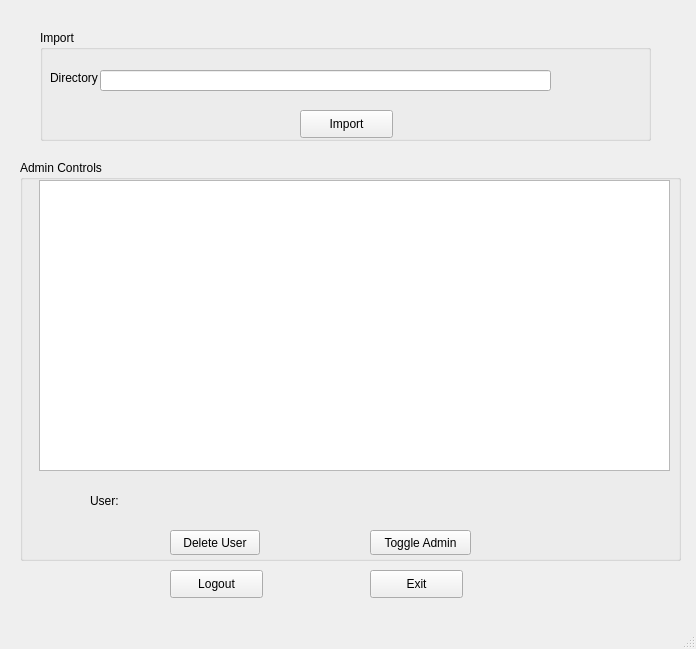
<?xml version="1.0" encoding="UTF-8"?>
<ui version="4.0">
 <class>MainWindow</class>
 <widget class="QMainWindow" name="MainWindow">
  <property name="geometry">
   <rect>
    <x>0</x>
    <y>0</y>
    <width>696</width>
    <height>649</height>
   </rect>
  </property>
  <property name="windowTitle">
   <string>MainWindow</string>
  </property>
  <widget class="QWidget" name="centralwidget">
   <widget class="QGroupBox" name="fr_import">
    <property name="geometry">
     <rect>
      <x>40</x>
      <y>30</y>
      <width>611</width>
      <height>111</height>
     </rect>
    </property>
    <property name="title">
     <string>Import</string>
    </property>
    <widget class="QLabel" name="lbl_dir">
     <property name="geometry">
      <rect>
       <x>10</x>
       <y>40</y>
       <width>53</width>
       <height>16</height>
      </rect>
     </property>
     <property name="text">
      <string>Directory</string>
     </property>
    </widget>
    <widget class="QLineEdit" name="txt_dir">
     <property name="geometry">
      <rect>
       <x>60</x>
       <y>40</y>
       <width>451</width>
       <height>21</height>
      </rect>
     </property>
    </widget>
    <widget class="QPushButton" name="btn_import">
     <property name="geometry">
      <rect>
       <x>260</x>
       <y>80</y>
       <width>93</width>
       <height>28</height>
      </rect>
     </property>
     <property name="text">
      <string>Import</string>
     </property>
    </widget>
   </widget>
   <widget class="QPushButton" name="btn_logout">
    <property name="geometry">
     <rect>
      <x>170</x>
      <y>570</y>
      <width>93</width>
      <height>28</height>
     </rect>
    </property>
    <property name="text">
     <string>Logout</string>
    </property>
   </widget>
   <widget class="QPushButton" name="btn_exit">
    <property name="geometry">
     <rect>
      <x>370</x>
      <y>570</y>
      <width>93</width>
      <height>28</height>
     </rect>
    </property>
    <property name="text">
     <string>Exit</string>
    </property>
   </widget>
   <widget class="QGroupBox" name="fr_admin">
    <property name="geometry">
     <rect>
      <x>20</x>
      <y>160</y>
      <width>661</width>
      <height>401</height>
     </rect>
    </property>
    <property name="title">
     <string>Admin Controls</string>
    </property>
    <widget class="QTableView" name="tbl_users">
     <property name="geometry">
      <rect>
       <x>19</x>
       <y>20</y>
       <width>631</width>
       <height>291</height>
      </rect>
     </property>
     <property name="editTriggers">
      <set>QAbstractItemView::NoEditTriggers</set>
     </property>
     <property name="selectionBehavior">
      <enum>QAbstractItemView::SelectRows</enum>
     </property>
     <property name="showGrid">
      <bool>false</bool>
     </property>
    </widget>
    <widget class="QPushButton" name="btn_admin">
     <property name="geometry">
      <rect>
       <x>350</x>
       <y>370</y>
       <width>101</width>
       <height>25</height>
      </rect>
     </property>
     <property name="text">
      <string>Toggle Admin</string>
     </property>
    </widget>
    <widget class="QPushButton" name="btn_delUser">
     <property name="geometry">
      <rect>
       <x>150</x>
       <y>370</y>
       <width>90</width>
       <height>25</height>
      </rect>
     </property>
     <property name="text">
      <string>Delete User</string>
     </property>
    </widget>
    <widget class="QLabel" name="lbl_user">
     <property name="geometry">
      <rect>
       <x>70</x>
       <y>325</y>
       <width>501</width>
       <height>31</height>
      </rect>
     </property>
     <property name="styleSheet">
      <string notr="true">font: 20pt &quot;Bebas Neue&quot;;</string>
     </property>
     <property name="text">
      <string>User:</string>
     </property>
    </widget>
   </widget>
   <zorder>fr_admin</zorder>
   <zorder>fr_import</zorder>
   <zorder>btn_logout</zorder>
   <zorder>btn_exit</zorder>
  </widget>
  <widget class="QMenuBar" name="menubar">
   <property name="geometry">
    <rect>
     <x>0</x>
     <y>0</y>
     <width>696</width>
     <height>26</height>
    </rect>
   </property>
  </widget>
  <widget class="QStatusBar" name="statusbar"/>
 </widget>
 <resources/>
 <connections/>
</ui>
